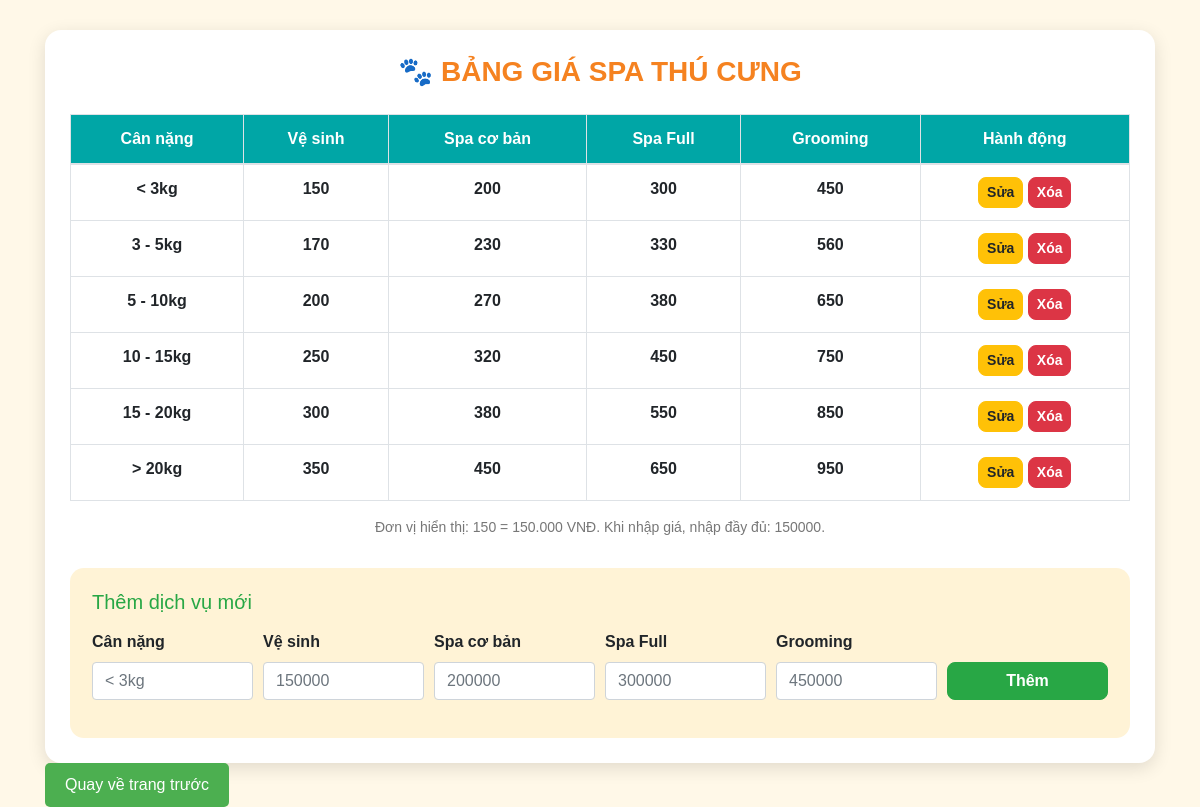
Page /admin/spa.php on the committed database.
### tables this page shows
CREATE TABLE `dich_vu_spa` (
  `id` int(11) NOT NULL,
  `can_nang` varchar(50) NOT NULL,
  `ve_sinh` int(11) NOT NULL,
  `spa_co_ban` int(11) NOT NULL,
  `spa_full` int(11) NOT NULL,
  `grooming` int(11) NOT NULL
);

### admin/spa.php (the view, shortened to what this page needs)
<?php
include("../config/ket_noi_csdl.php");
$edit_data = null;
$result = $conn->query("SELECT * FROM dich_vu_spa ORDER BY id ASC");
?>
<!DOCTYPE html>
<html lang="vi">
<head>
    <link href="https://cdn.jsdelivr.net/npm/bootstrap@4.6.2/dist/css/bootstrap.min.css" rel="stylesheet">
</head>
<body>
<div class="container">
    <div class="box">
        <h3>🐾 BẢNG GIÁ SPA THÚ CƯNG</h3>
        <table class="table table-bordered table-hover">
            <thead>
                <tr>
                    <th>Cân nặng</th>
                    <th>Vệ sinh</th>
                    <th>Spa cơ bản</th>
                    <th>Spa Full</th>
                    <th>Grooming</th>
                    <th>Hành động</th>
                </tr>
            </thead>
            <tbody>
                <?php if ($result && $result->num_rows > 0) { ?>
                    <?php while ($row = $result->fetch_assoc()) { ?>
                        <tr>
                            <td><?php echo htmlspecialchars($row['can_nang']); ?></td>
                            <td><?php echo number_format($row['ve_sinh'] / 1000); ?></td>
                            <td><?php echo number_format($row['spa_co_ban'] / 1000); ?></td>
                            <td><?php echo number_format($row['spa_full'] / 1000); ?></td>
                            <td><?php echo number_format($row['grooming'] / 1000); ?></td>
                            <td>
                                <a href="Spa.php?action=edit&id=<?php echo $row['id']; ?>"
                                   class="btn btn-warning btn-sm">
                                    Sửa
                                </a>
                                <a href="Spa.php?action=delete&id=<?php echo $row['id']; ?>"
                                   class="btn btn-danger btn-sm"
                                   onclick="return confirm('Bạn có chắc muốn xóa dịch vụ này không?')">
                                    Xóa
                                </a>
                            </td>
                        </tr>
                    <?php } ?>
                <?php } ?>
            </tbody>
        </table>
        <p class="price-note">
            Đơn vị hiển thị: 150 = 150.000 VNĐ. Khi nhập giá, nhập đầy đủ: 150000.
        </p>
        <div class="form-box">
            <?php if ($edit_data) { ?>
                <h5 class="mb-3 text-warning">Sửa dịch vụ</h5>
                <form method="POST">
                    <input type="hidden" name="form_action" value="edit">
                    <input type="hidden" name="id" value="<?php echo $edit_data['id']; ?>">
                    <div class="form-row">
                        <div class="form-group col-md-2">
                            <label>Cân nặng</label>
                            <input type="text" name="can_nang" class="form-control"
                                   value="<?php echo htmlspecialchars($edit_data['can_nang']); ?>" required>
                        </div>
                        <div class="form-group col-md-2">
                            <label>Vệ sinh</label>
                            <input type="number" name="ve_sinh" class="form-control"
                                   value="<?php echo $edit_data['ve_sinh']; ?>" required>
                        </div>
                        <div class="form-group col-md-2">
                            <label>Spa cơ bản</label>
                            <input type="number" name="spa_co_ban" class="form-control"
                                   value="<?php echo $edit_data['spa_co_ban']; ?>" required>
                        </div>
                        <div class="form-group col-md-2">
                            <label>Spa Full</label>
                            <input type="number" name="spa_full" class="form-control"
                                   value="<?php echo $edit_data['spa_full']; ?>" required>
                        </div>
                        <div class="form-group col-md-2">
                            <label>Grooming</label>
                            <input type="number" name="grooming" class="form-control"
                                   value="<?php echo $edit_data['grooming']; ?>" required>
                        </div>
                        <div class="form-group col-md-2 d-flex align-items-end">
                            <button type="submit" class="btn btn-warning btn-block">
                                Cập nhật
                            </button>
                        </div>
                    </div>
                    <a href="Spa.php" class="btn btn-secondary btn-sm">Hủy sửa</a>
                </form>
            <?php } else { ?>
                <h5 class="mb-3 text-success">Thêm dịch vụ mới</h5>
                <form method="POST">
                    <div class="form-row">
                        <div class="form-group col-md-2">
                            <label>Cân nặng</label>
                            <input type="text" name="can_nang" class="form-control" placeholder="< 3kg" required>
                        </div>
                        <div class="form-group col-md-2">
                            <label>Vệ sinh</label>
                            <input type="number" name="ve_sinh" class="form-control" placeholder="150000" required>
                        </div>
                        <div class="form-group col-md-2">
                            <label>Spa cơ bản</label>
                            <input type="number" name="spa_co_ban" class="form-control" placeholder="200000" required>
                        </div>
                        <div class="form-group col-md-2">
                            <label>Spa Full</label>
                            <input type="number" name="spa_full" class="form-control" placeholder="300000" required>
                        </div>
                        <div class="form-group col-md-2">
                            <label>Grooming</label>
                            <input type="number" name="grooming" class="form-control" placeholder="450000" required>
                        </div>
                        <div class="form-group col-md-2 d-flex align-items-end">
                            <button type="submit" class="btn btn-success btn-block">
                                Thêm
                            </button>
                        </div>
                    </div>
                </form>
            <?php } ?>
        </div>
    </div>
    <a href="/petshop/petshop/admin/dich_vu.php" style="text-decoration:none;">
    <button style="background-color:#4CAF50; color:white; padding:10px 20px; border:none; border-radius:5px; cursor:pointer;">
        Quay về trang trước
    </button>
</a>
</div>
</body>
</html>

### admin/spa.php (style rules this page uses)
body { background: #fff8e8; font-family: Arial, sans-serif; }
.box { background: white; padding: 25px; border-radius: 16px; margin-top: 30px; box-shadow: 0 5px 18px rgba(0,0,0,0.12); }
h3 { color: #f58220; font-weight: bold; text-align: center; margin-bottom: 25px; }
th { background: #00a6a6; color: white; text-align: center; }
td { text-align: center; vertical-align: middle; font-weight: 600; }
.form-box { background: #fff3d6; border-radius: 14px; padding: 22px; margin-top: 30px; }
.price-note { color: #777; font-size: 14px; text-align: center; margin-top: 15px; }
.btn { border-radius: 8px; font-weight: 600; }
label { font-weight: 600; }

### rows in the picture
dich_vu_spa: can_nang "< 3kg", $row['ve_sinh']/1000 "150", $row['spa_co_ban']/1000 "200", $row['spa_full']/1000 "300", $row['grooming']/1000 "450"
dich_vu_spa: can_nang "3 - 5kg", $row['ve_sinh']/1000 "170", $row['spa_co_ban']/1000 "230", $row['spa_full']/1000 "330", $row['grooming']/1000 "560"
dich_vu_spa: can_nang "5 - 10kg", $row['ve_sinh']/1000 "200", $row['spa_co_ban']/1000 "270", $row['spa_full']/1000 "380", $row['grooming']/1000 "650"
dich_vu_spa: can_nang "10 - 15kg", $row['ve_sinh']/1000 "250", $row['spa_co_ban']/1000 "320", $row['spa_full']/1000 "450", $row['grooming']/1000 "750"
dich_vu_spa: can_nang "15 - 20kg", $row['ve_sinh']/1000 "300", $row['spa_co_ban']/1000 "380", $row['spa_full']/1000 "550", $row['grooming']/1000 "850"
dich_vu_spa: can_nang "> 20kg", $row['ve_sinh']/1000 "350", $row['spa_co_ban']/1000 "450", $row['spa_full']/1000 "650", $row['grooming']/1000 "950"
